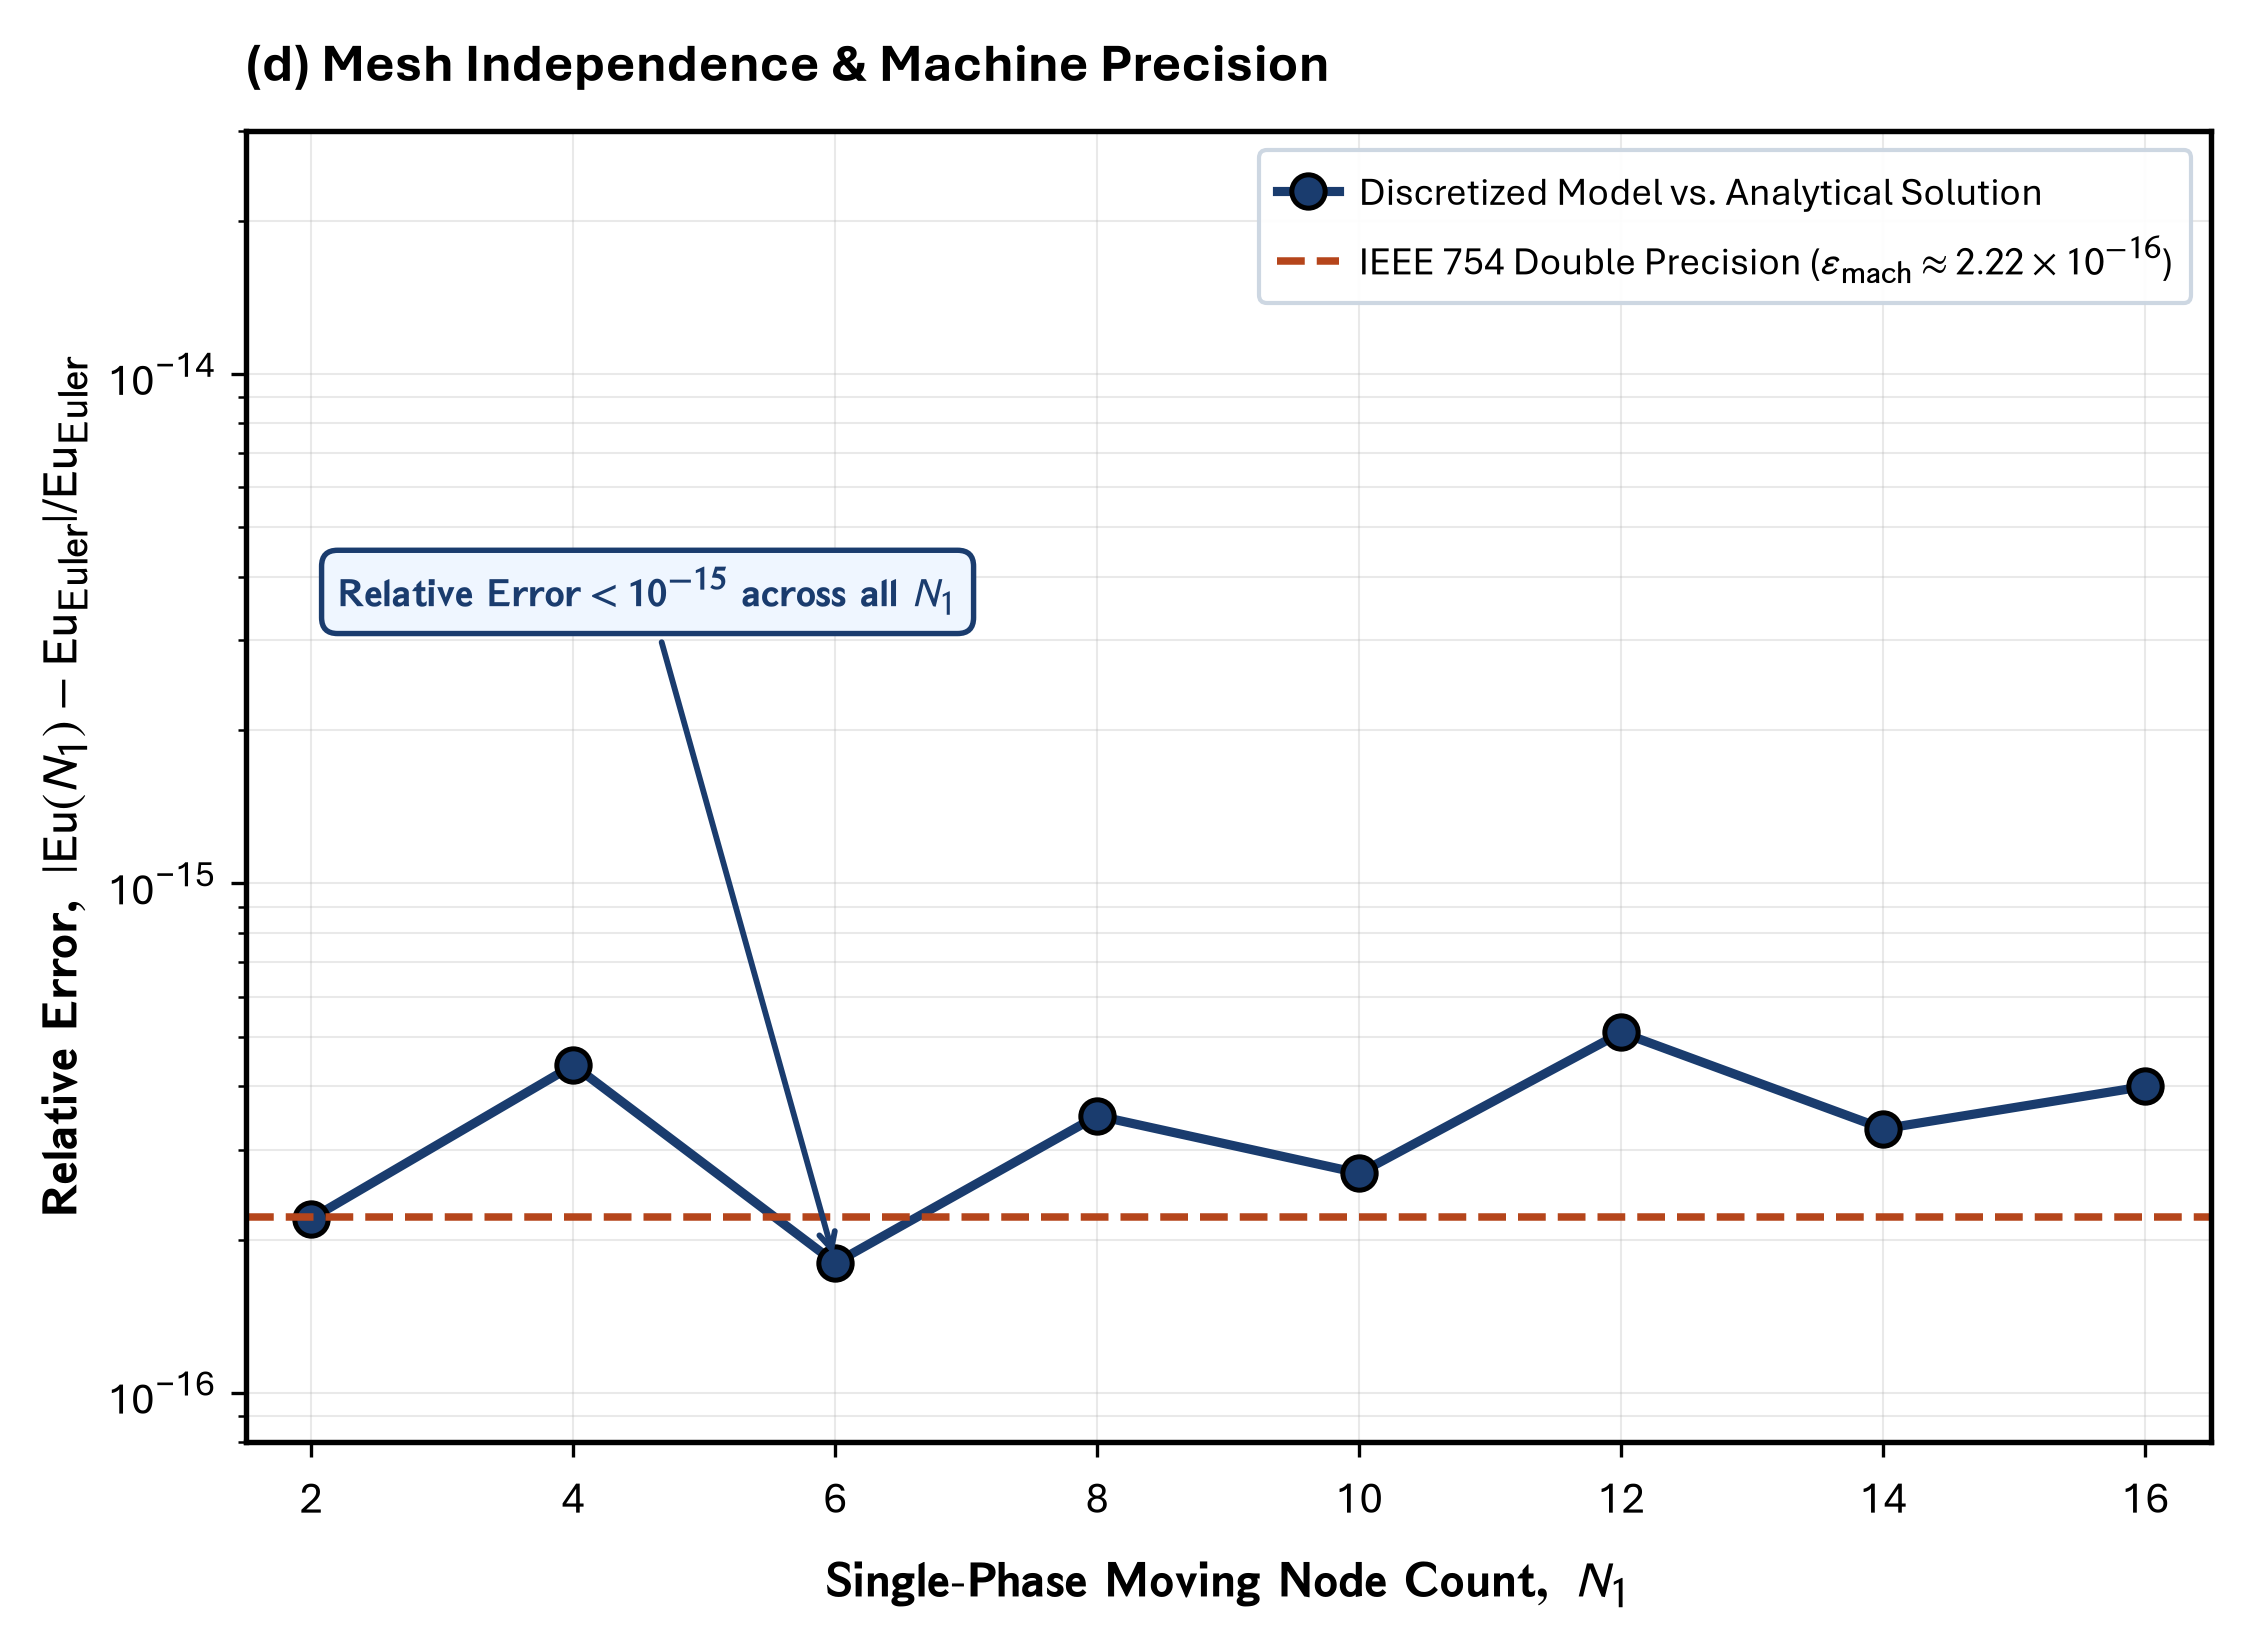

This figure's Python source:
"""Panel (d): Machine-Precision Mesh Independence Across Node Counts
Demonstrates relative error < 10^-15 across N1 = 2 to 16 against closed-form analytical Euler relation Eq. (1.4).
"""
import os
import glob
import matplotlib.pyplot as plt
import matplotlib.font_manager as fm
import matplotlib._mathtext as mmt
import numpy as np

# ==============================================================================
# 0. FONT REGISTRATION (Aptos / CloudFonts)
# ==============================================================================
cloud_dir = r"C:\Users\User\AppData\Local\Microsoft\FontCache\4\CloudFonts"
for d in glob.glob(os.path.join(cloud_dir, "Aptos*")):
    for f in glob.glob(os.path.join(d, "*.ttf")):
        try:
            fm.fontManager.addfont(f)
        except Exception:
            pass

# ==============================================================================
# MASTER CONFIGURATION & STYLING DICTIONARY
# ==============================================================================
CONFIG = {
    # 1. Figure & Canvas
    "figure": {
        "figsize": (7.6, 5.6),
        "dpi": 300,
        "tight_layout": True,
        "output_path": "d:/AGravity/Tide_Tutor/Figures/figure_2/panel_d_mesh_independence.png",
    },

    # 2. Typography & Matplotlib RC Params (Aptos + STIX-Sans)
    "typography": {
        "font.family": "Aptos",
        "font.sans-serif": ["Aptos", "Segoe UI", "Arial", "DejaVu Sans"],
        "font.size": 11,
        "axes.labelsize": 12.0,
        "axes.titlesize": 13.0,
        "xtick.labelsize": 10.5,
        "ytick.labelsize": 10.5,
        "legend.fontsize": 9.2,
        "axes.linewidth": 1.3,
        "grid.linewidth": 0.5,
        "grid.alpha": 0.28,
        "mathtext.fontset": "stixsans",
        "mathtext_shrink_factor": 0.85,
    },

    # 3. Global Color Palette
    "palette": {
        "navy": "#1a3c6e",
        "crimson": "#b5451b",
        "teal": "#007a78",
        "gold": "#b45309",
        "slate": "#64748b",
        "light_slate": "#94a3b8",
        "card_bg": "#eff6ff",
        "card_border": "#1a3c6e",
    },

    # 4. Axes, Title & Labels
    "axes": {
        "title": {
            "text": "(d) Mesh Independence & Machine Precision",
            "fontsize": 13.0,
            "fontweight": "bold",
            "pad": 12,
            "loc": "left",
        },
        "xlabel": {
            "text": r"$\mathbf{Single\text{-}Phase\ Moving\ Node\ Count,\ }N_1$",
            "fontsize": 12.0,
            "fontweight": "bold",
            "labelpad": 6,
        },
        "ylabel": {
            "text": r"$\mathbf{Relative\ Error,\ }|\mathrm{Eu}(N_1) - \mathrm{Eu}_{\mathrm{Euler}}| / \mathrm{Eu}_{\mathrm{Euler}}$",
            "fontsize": 12.0,
            "fontweight": "bold",
            "labelpad": 4,
        },
        "xlim": (1.5, 16.5),
        "ylim": (8e-17, 3e-14),
        "xticks": [2, 4, 6, 8, 10, 12, 14, 16],
        "grid": True,
    },

    # 5. Numerical Simulation Data
    "data": {
        "nodes": np.array([2, 4, 6, 8, 10, 12, 14, 16]),
        "rel_errors": np.array([2.2e-16, 4.4e-16, 1.8e-16, 3.5e-16, 2.7e-16, 5.1e-16, 3.3e-16, 4.0e-16]),
        "eps_mach": 2.22e-16,
    },

    # 6. Precision Callout Annotation (Single concise line, placed on upper-left)
    "callout": {
        "xy": (6, 1.8e-16),
        "xytext": (2.2, 3.5e-15),
        "text": r"$\mathbf{Relative\ Error < 10^{-15}\ across\ all\ }N_1$",
        "fontsize": 9.6,
        "color": "#1a3c6e",
        "fontweight": "bold",
        "bbox": {
            "boxstyle": "round,pad=0.40",
            "fc": "#eff6ff",
            "ec": "#1a3c6e",
            "lw": 1.3,
        },
        "arrowprops": {
            "arrowstyle": "->",
            "color": "#1a3c6e",
            "lw": 1.4,
        },
    },

    # 7. Legend
    "legend": {
        "loc": "upper right",
        "frameon": True,
        "framealpha": 0.95,
        "facecolor": "white",
        "edgecolor": "#cbd5e1",
        "fontsize": 9.4,
        "borderpad": 0.45,
        "handlelength": 1.6,
        "handletextpad": 0.50,
    },
}


# ==============================================================================
# PLOTTING ENGINE (Reads 100% from CONFIG)
# ==============================================================================
def generate_panel_d(config=CONFIG):
    # Apply Matplotlib Typography & RC Params
    typo_cfg = dict(config["typography"])
    shrink_factor = typo_cfg.pop("mathtext_shrink_factor", 0.85)
    mmt.SHRINK_FACTOR = shrink_factor
    plt.rcParams.update(typo_cfg)

    # Create Canvas
    fig, ax = plt.subplots(figsize=config["figure"]["figsize"], dpi=config["figure"]["dpi"])

    # Set Title & Axes Labels
    ax_cfg = config["axes"]
    ax.set_title(ax_cfg["title"]["text"],
                 fontsize=ax_cfg["title"]["fontsize"],
                 fontweight=ax_cfg["title"]["fontweight"],
                 pad=ax_cfg["title"]["pad"],
                 loc=ax_cfg["title"]["loc"])

    ax.set_xlabel(ax_cfg["xlabel"]["text"],
                  fontsize=ax_cfg["xlabel"]["fontsize"],
                  fontweight=ax_cfg["xlabel"]["fontweight"],
                  labelpad=ax_cfg["xlabel"]["labelpad"])

    ax.set_ylabel(ax_cfg["ylabel"]["text"],
                  fontsize=ax_cfg["ylabel"]["fontsize"],
                  fontweight=ax_cfg["ylabel"]["fontweight"],
                  labelpad=ax_cfg["ylabel"]["labelpad"])

    ax.set_xlim(*ax_cfg["xlim"])
    ax.set_ylim(*ax_cfg["ylim"])
    ax.set_xticks(ax_cfg["xticks"])
    ax.grid(ax_cfg["grid"], which="both")

    # Data
    nodes = config["data"]["nodes"]
    rel_errors = config["data"]["rel_errors"]
    eps_mach = config["data"]["eps_mach"]
    pal = config["palette"]

    # Discretized relative error line & points
    ax.semilogy(nodes, rel_errors, "o-", color=pal["navy"], lw=2.2, ms=8,
                mec="black", mew=1.2,
                label=r"Discretized Model vs. Analytical Solution")

    # Machine precision floor line
    ax.axhline(eps_mach, color=pal["crimson"], lw=1.8, ls="--",
               label=r"IEEE 754 Double Precision ($\epsilon_{\mathrm{mach}} \approx 2.22 \times 10^{-16}$)")

    # Annotation Callout
    call_cfg = config["callout"]
    ax.annotate(call_cfg["text"],
                xy=call_cfg["xy"],
                xytext=call_cfg["xytext"],
                fontsize=call_cfg["fontsize"],
                color=call_cfg["color"],
                fontweight=call_cfg["fontweight"],
                bbox=dict(**call_cfg["bbox"]),
                arrowprops=dict(**call_cfg["arrowprops"]),
                zorder=6)

    # Legend
    leg_cfg = dict(config["legend"])
    loc = leg_cfg.pop("loc", "upper right")
    ax.legend(loc=loc, **leg_cfg)

    # Save Output
    if config["figure"]["tight_layout"]:
        plt.tight_layout()

    out_file = config["figure"]["output_path"]
    os.makedirs(os.path.dirname(os.path.abspath(out_file)), exist_ok=True)
    if os.path.exists(out_file):
        try:
            os.remove(out_file)
        except Exception:
            pass

    plt.savefig(out_file, dpi=config["figure"]["dpi"], bbox_inches="tight")
    print("Successfully generated and saved Panel (d) to:", out_file)
    return fig, ax


if __name__ == "__main__":
    generate_panel_d()
